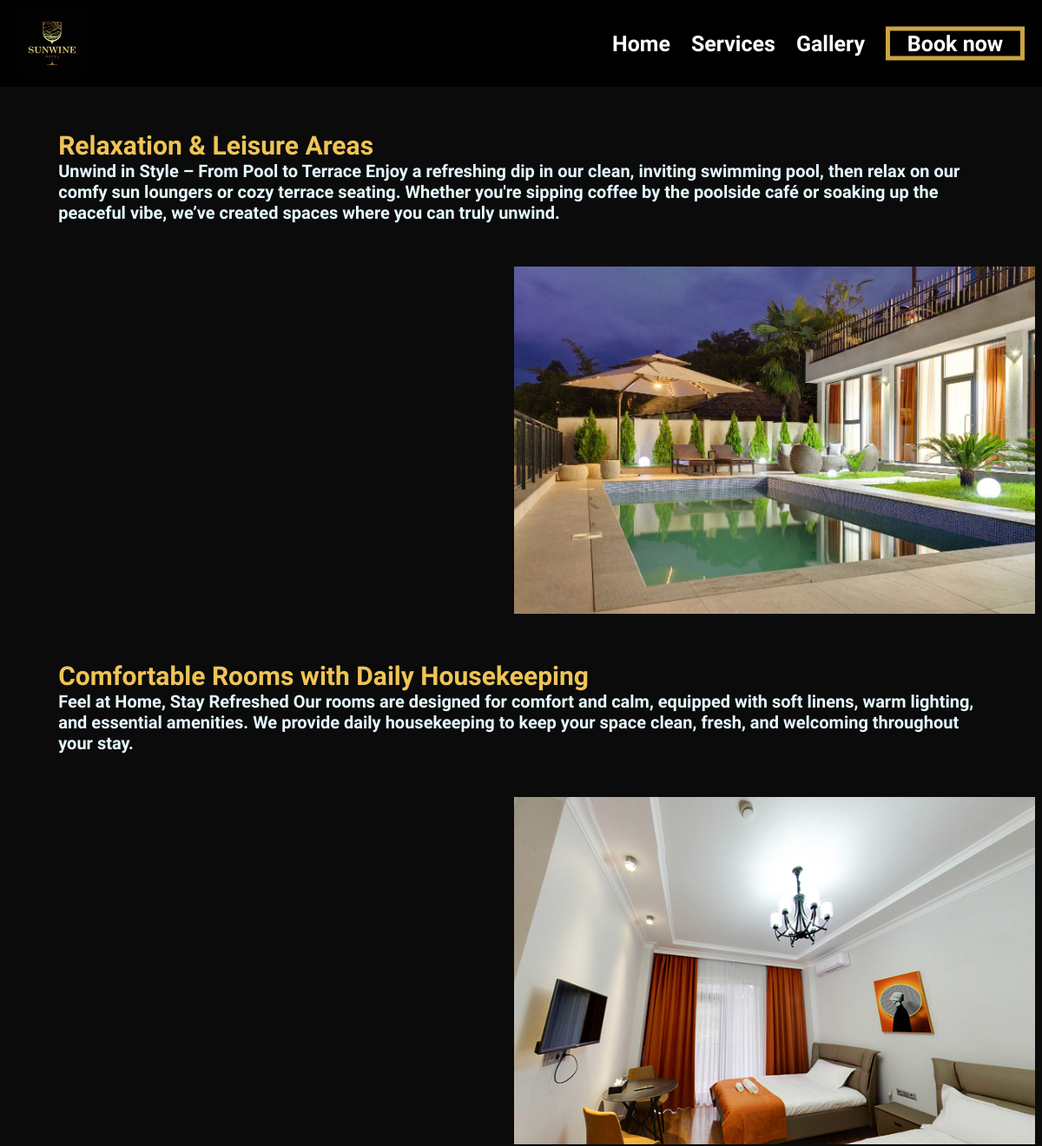
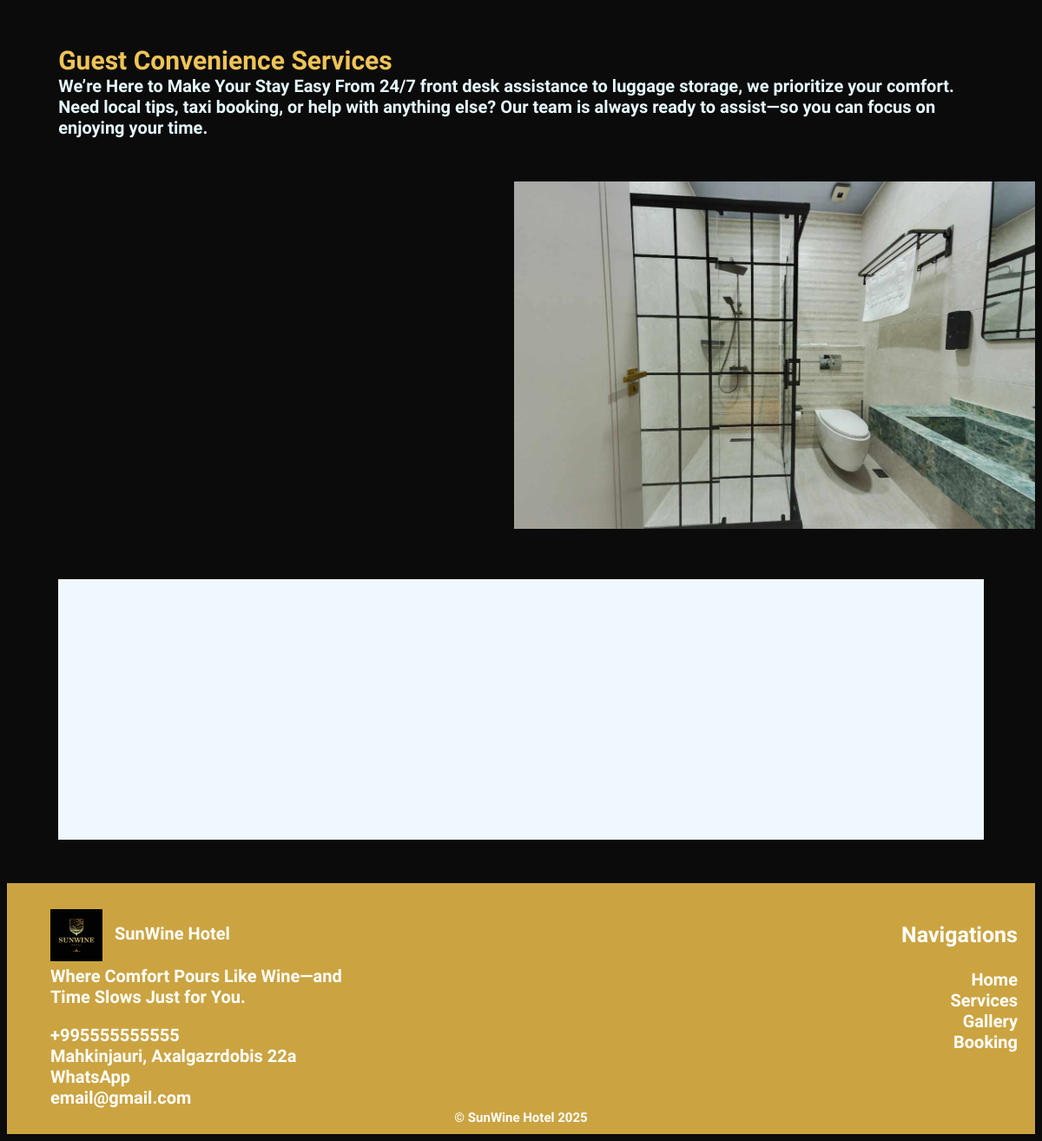
Page /services/ on the committed database (2 pictures, top to bottom).
### SunWineapp/models.py (models this page shows, shortened)
class Services(models.Model):
    service_title = models.CharField(max_length=300)
    service_description = models.CharField(max_length=800)
    service_image = models.ImageField(upload_to='pics/')

class Contact(models.Model):
    phone_number = models.IntegerField()
    email = models.EmailField()
    whatsapp = models.CharField(max_length=1000)
    address = models.CharField(max_length=1000)

### SunWineapp/views.py (the view)
# urls.py: path('services/', views.services, name="services"),
def services(request):
    return render(request, "services.html", {
        "contacts": Contact.objects.first(),
        "service1": Services.objects.all().get(service_title="Relaxation & Leisure Areas"),
        "service2": Services.objects.all().get(service_title="Comfortable Rooms with Daily Housekeeping"),
        "service3": Services.objects.all().get(service_title="Guest Convenience Services"),
    })

### SunWineapp/templates/services.html (shortened to what this page needs)
{% extends 'layout.html' %}
{% load static %}
{% block head %}
    <link rel="stylesheet" type="text/css" href="{% static 'css/services.css' %}" />
{% endblock %}
{% block body %}
    <div class="service-div">
        <h1 class="service-title">{{ service1.service_title }}</h1>
        <h1 class="service-description">{{ service1.service_description }}</h1>
        <img src="{{ service1.service_image.url }}" alt="" class="service-image">
    </div>
    <div class="service-div">
        <h1 class="service-title">{{ service2.service_title }}</h1>
        <h1 class="service-description">{{ service2.service_description }}</h1>
        <img src="{{ service2.service_image.url }}" alt="" class="service-image">
    </div>
    <div class="service-div">
        <h1 class="service-title">{{ service3.service_title }}</h1>
        <h1 class="service-description">{{ service3.service_description }}</h1>
        <img src="{{ service3.service_image.url }}" alt="" class="service-image">
    </div>
    <br>
    <br>
    <br>
{% endblock %}

### SunWineapp/templates/layout.html (shortened to what this page needs)
{% load static %}
<!DOCTYPE html>
<html lang="en">
<head>
    <link href="https://api.mapbox.com/mapbox-gl-js/v2.15.0/mapbox-gl.css" rel="stylesheet" />
    <link rel="stylesheet" type="text/css" href="{% static 'css/layout.css' %}" />
    {% block head %}{% endblock %}
</head>
<body onload="window.scrollTo(0, 0)">
    <nav class="navbar" id="navbar" role="navigation" aria-label="Main menu">
        <a href="{% url 'index' %}" class="navbar-img-link" aria-label="SunWine Hotel Home">
            <img src="{% static 'pics/logo.jpg' %}" alt="SunWine Hotel Logo" class="navbar-img" />
        </a>
        <div class="navbar-navs">
            <a href="{% url 'index' %}" class="navbar-nav">Home</a>
            <a href="{% url 'services' %}" class="navbar-nav">Services</a>
            <a href="{% url 'gallery' %}" class="navbar-nav">Gallery</a>
            <a href="{% url 'booking' %}" class="navbar-nav navbar-button" style="color: white; text-decoration: none;">Book now</a>
        </div>
    </nav>
    <main role="main">
        {% block body %}
        {% endblock %}
    </main>
    <footer class="contact-div" role="contentinfo">
        <div class="map" id="map" aria-label="Hotel location map"></div>
        <div class="contacts">
            <section class="contact-part1" aria-labelledby="contact-info-title">
                <img src="{% static 'pics/logo.jpg' %}" alt="SunWine Hotel Logo" class="cp-logo" />
                <h1 id="contact-info-title" class="cp-title1">SunWine Hotel</h1>
                <h2 class="cp-title2">Where Comfort Pours Like Wine—and Time Slows Just for You.</h2>
                <div class="contact-infos">
                    <p class="contact-info" aria-label="Phone number">+{{ contacts.phone_number|default:"995-000-000000" }}</p>
                    <p class="contact-info" aria-label="Address">{{ contacts.address|default:"Batumi, Georgia" }}</p>
                    {% if contacts.whatsapp %}
                        <a href="{{ contacts.whatsapp }}" class="contact-info" style="text-decoration: none;" aria-label="WhatsApp contact">WhatsApp</a>
                    {% else %}
                        <span class="contact-info">WhatsApp not available</span>
                    {% endif %}
                    <p class="contact-info" aria-label="Email">{{ contacts.email|default:"info@sunwinehotel.com" }}</p>
                </div>
                <nav class="navigations" aria-label="Footer navigation">
                    <h3 class="navigation-title">Navigations</h3>
                    <a class="navigation" href="{% url 'index' %}">Home</a>
                    <a class="navigation" href="{% url 'services' %}">Services</a>
                    <a class="navigation" href="{% url 'gallery' %}">Gallery</a>
                    <a class="navigation" href="{% url 'booking' %}">Booking</a>
                </nav>
            </section>
            <p class="copyrights">© SunWine Hotel 2025</p>
        </div>
    </footer>
</body>
</html>

### SunWineapp/static/css/layout.css (style rules this page uses)
body { background-color: #0B0B0B; }
.navbar { position: fixed; top: 0; left: 0; width: 100vw; height: 100px; z-index: 1000; background-color: black; }
.navbar-img { position: absolute; top: 50%; transform: translateY(-50%); left: 20px; width: 80px; height: 80px; }
.navbar-navs { position: absolute; top: 50%; right: 20px; transform: translateY(-50%); width: max-content; height: max-content; }
.navbar-nav { position: relative; top: 0; left: 0; width: max-content; height: max-content; font-size: 25px; font-family: "Itim"; font-weight: bold; color: white; display: inline-block; margin-left: 20px; text-decoration: none; }
.navbar-button { position: relative; top: 0; left: 0; width: 150px; height: max-content; background-color: black; border: solid 5px #CBA441; color: white; text-align: center; text-decoration: none; }
.contact-div { position: relative; top: 0; left: 0px; width: 100%; height: max-content; margin-top: 100px; }
.map { position: relative; top: 0; left: 5%; width: 90%; margin-top: 20px; height: 300px; background-color: aliceblue; }
.contacts { position: relative; top: 0; left: 0; width: calc(100% - 100px); height: max-content; background-color: #CBA441; padding: 30px; padding-left: 50px; padding-right: 50px; margin: 0; margin-top: 50px; }
.cp-logo { position: relative; top: 0; left: 0; width: 60px; height: 60px; display: inline-block; }
.cp-title1 { position: relative; top: -25px; left: 10px; width: max-content; display: inline-block; font-size: 20px; font-family: "Itim"; font-weight: bold; color: white; padding: 0; margin: 0; }
.cp-title2 { position: relative; top: 0; left: 0; width: 380px; font-size: 20px; font-family: "Itim"; font-weight: bold; color: white; padding: 0; margin: 0; }
.contact-infos { position: relative; top: 0; left: 0; width: max-content; height: max-content; margin-top: 20px; }
.contact-info { position: relative; top: 0; left: 0; width: 100%; height: max-content; padding: 0; margin: 0; font-size: 20px; font-family: "Itim"; font-weight: bold; color: white; }
.navigations { position: absolute; top: 20px; right: 20px; width: max-content; height: max-content; }
.navigation-title { position: relative; top: 0; left: 0; width: max-content; height: max-content; font-size: 25px; font-family: "Itim"; font-weight: bold; color: white; text-decoration: none; display: block; }
.navigation { position: relative; top: 0px; left: 0px; font-size: 20px; font-weight: bold; font-family: "Itim"; color: white; text-decoration: none; display: block; text-align: right; }
.copyrights { position: absolute; bottom: 10px; left: 50%; transform: translateX(-50%); font-size: 15px; font-family: "Itim"; font-weight: bold; color: white; padding: 0; margin: 0; }

### SunWineapp/static/css/services.css (style rules this page uses)
.service-div { position: relative; top: 100px; left: 0; width: 100%; height: max-content; margin-top: 50px; }
.service-title { position: relative; top: 0; left: 5%; width: 90%; height: max-content; font-size: 30px; font-family: "Aleo"; font-weight: bold; color: #EFC456; padding: 0; margin: 0; }
.service-description { position: relative; top: 0; left: 5%; width: 90%; height: max-content; font-size: 20px; font-family: "Itim"; font-weight: bold; color: #E5F9FF; padding: 0; margin: 0; }
.service-image { position: relative; top: 0; left: calc(100% - 600px); width: 600px; height: 400px; margin-top: 50px; background-color: #E5F9FF; object-fit: cover; }

### rows in the picture
Services: service_title "Relaxation & Leisure Areas", service_description "Unwind in Style – From Pool to Terrace Enjoy a refreshing dip in our clean, inviting swimming pool, then relax on our comfy sun loungers or cozy terrace seating. Whether you're sipping coffee by the poolside café or soaking up the peaceful vibe, we’ve created spaces where you can truly unwind.", service_image (picture)
Services: service_title "Comfortable Rooms with Daily Housekeeping", service_description "Feel at Home, Stay Refreshed Our rooms are designed for comfort and calm, equipped with soft linens, warm lighting, and essential amenities. We provide daily housekeeping to keep your space clean, fresh, and welcoming throughout your stay.", service_image (picture)
Services: service_title "Guest Convenience Services", service_description "We’re Here to Make Your Stay Easy From 24/7 front desk assistance to luggage storage, we prioritize your comfort. Need local tips, taxi booking, or help with anything else? Our team is always ready to assist—so you can focus on enjoying your time.", service_image (picture)
Contact: phone_number "995555555555", address "Mahkinjauri, Axalgazrdobis 22a", email "email@gmail.com"
